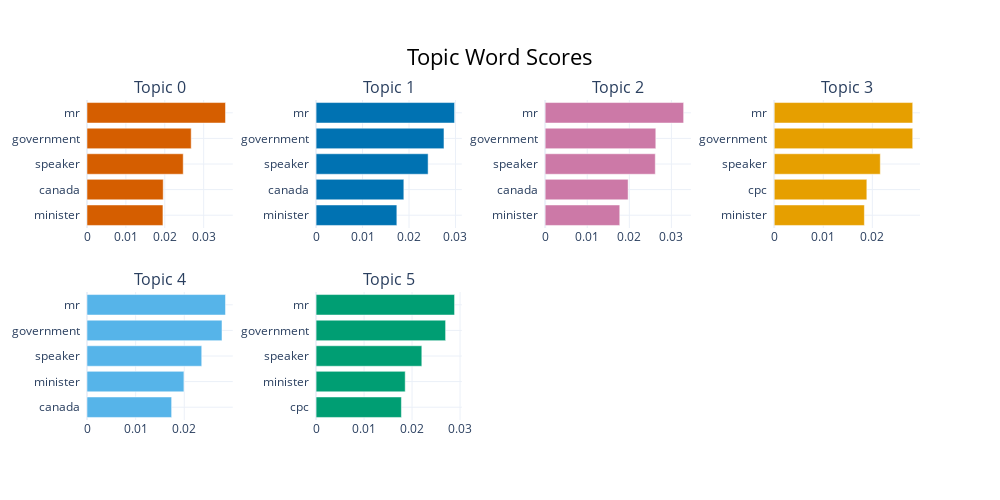

Notebook source saved alongside this figure:
### Code cell
bertopic_model.visualize_barchart()

### Figure 1 — Plotly figure (JSON) as saved in the notebook; plotly's stock layout.template omitted (floating-point values rounded to 4 significant figures)
{"data": [{"marker": {"color": "#D55E00"}, "orientation": "h", "type": "bar", "x": [0.01953, 0.0196, 0.02474, 0.02679, 0.03561], "xaxis": "x", "y": ["minister  ", "canada  ", "speaker  ", "government  ", "mr  "], "yaxis": "y"}, {"marker": {"color": "#0072B2"}, "orientation": "h", "type": "bar", "x": [0.01738, 0.01888, 0.02411, 0.02752, 0.0298], "xaxis": "x2", "y": ["minister  ", "canada  ", "speaker  ", "government  ", "mr  "], "yaxis": "y2"}, {"marker": {"color": "#CC79A7"}, "orientation": "h", "type": "bar", "x": [0.01773, 0.01971, 0.02617, 0.02629, 0.03291], "xaxis": "x3", "y": ["minister  ", "canada  ", "speaker  ", "government  ", "mr  "], "yaxis": "y3"}, {"marker": {"color": "#E69F00"}, "orientation": "h", "type": "bar", "x": [0.01838, 0.01888, 0.02162, 0.02823, 0.02823], "xaxis": "x4", "y": ["minister  ", "cpc  ", "speaker  ", "government  ", "mr  "], "yaxis": "y4"}, {"marker": {"color": "#56B4E9"}, "orientation": "h", "type": "bar", "x": [0.0174, 0.01993, 0.02359, 0.02776, 0.02848], "xaxis": "x5", "y": ["canada  ", "minister  ", "speaker  ", "government  ", "mr  "], "yaxis": "y5"}, {"marker": {"color": "#009E73"}, "orientation": "h", "type": "bar", "x": [0.01778, 0.01857, 0.02204, 0.02699, 0.02886], "xaxis": "x6", "y": ["cpc  ", "minister  ", "speaker  ", "government  ", "mr  "], "yaxis": "y6"}], "layout": {"annotations": [{"font": {"size": 16}, "showarrow": false, "text": "Topic 0", "x": 0.0875, "xanchor": "center", "xref": "paper", "y": 1, "yanchor": "bottom", "yref": "paper"}, {"font": {"size": 16}, "showarrow": false, "text": "Topic 1", "x": 0.3625, "xanchor": "center", "xref": "paper", "y": 1, "yanchor": "bottom", "yref": "paper"}, {"font": {"size": 16}, "showarrow": false, "text": "Topic 2", "x": 0.6375, "xanchor": "center", "xref": "paper", "y": 1, "yanchor": "bottom", "yref": "paper"}, {"font": {"size": 16}, "showarrow": false, "text": "Topic 3", "x": 0.9125, "xanchor": "center", "xref": "paper", "y": 1, "yanchor": "bottom", "yref": "paper"}, {"font": {"size": 16}, "showarrow": false, "text": "Topic 4", "x": 0.0875, "xanchor": "center", "xref": "paper", "y": 0.4, "yanchor": "bottom", "yref": "paper"}, {"font": {"size": 16}, "showarrow": false, "text": "Topic 5", "x": 0.3625, "xanchor": "center", "xref": "paper", "y": 0.4, "yanchor": "bottom", "yref": "paper"}], "height": 500, "hoverlabel": {"bgcolor": "white", "font": {"family": "Rockwell", "size": 16}}, "showlegend": false, "title": {"font": {"color": "Black", "size": 22}, "text": "Topic Word Scores", "x": 0.5, "xanchor": "center", "yanchor": "top"}, "width": 1000, "xaxis": {"anchor": "y", "domain": [0, 0.175], "showgrid": true}, "xaxis2": {"anchor": "y2", "domain": [0.275, 0.45], "showgrid": true}, "xaxis3": {"anchor": "y3", "domain": [0.55, 0.725], "showgrid": true}, "xaxis4": {"anchor": "y4", "domain": [0.825, 1], "showgrid": true}, "xaxis5": {"anchor": "y5", "domain": [0, 0.175], "showgrid": true}, "xaxis6": {"anchor": "y6", "domain": [0.275, 0.45], "showgrid": true}, "xaxis7": {"anchor": "y7", "domain": [0.55, 0.725], "showgrid": true}, "xaxis8": {"anchor": "y8", "domain": [0.825, 1], "showgrid": true}, "yaxis": {"anchor": "x", "domain": [0.6, 1], "showgrid": true}, "yaxis2": {"anchor": "x2", "domain": [0.6, 1], "showgrid": true}, "yaxis3": {"anchor": "x3", "domain": [0.6, 1], "showgrid": true}, "yaxis4": {"anchor": "x4", "domain": [0.6, 1], "showgrid": true}, "yaxis5": {"anchor": "x5", "domain": [0, 0.4], "showgrid": true}, "yaxis6": {"anchor": "x6", "domain": [0, 0.4], "showgrid": true}, "yaxis7": {"anchor": "x7", "domain": [0, 0.4], "showgrid": true}, "yaxis8": {"anchor": "x8", "domain": [0, 0.4], "showgrid": true}}}
